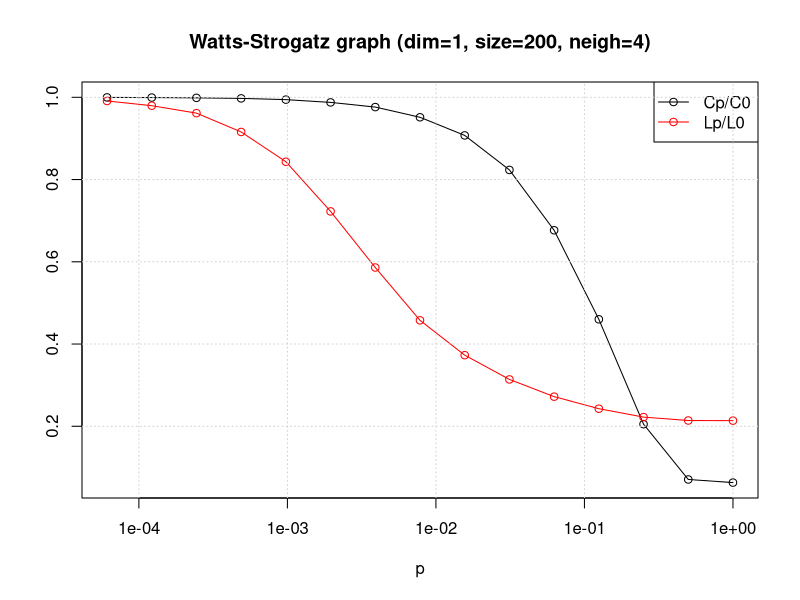

The R source for this figure:
library(igraph)

# Constants

XN = 15
R = seq(1, XN)
P = 2**-(R-1)
DIM = 1
SIZE = 200
NEI = 4
REP = 100

# Compute mean C0 using samples in C0v. Same for L0.

L0v = rep(0, REP)
C0v = rep(0, REP)

for(n in seq(REP)) {
	g0 = watts.strogatz.game(DIM, SIZE, NEI, 0)
	C0v[n] = transitivity(g0)
	L0v[n] = average.path.length(g0)
}

L0 = mean(L0v)
C0 = mean(C0v)

# Now compute L and C as p changes.

L = rep(0, XN)
C = rep(0, XN)

for(r in R) {
	Lv = rep(0, REP)
	Cv = rep(0, REP)

	# Sample REP times

	for(n in seq(REP)) {
		g = watts.strogatz.game(DIM, SIZE, NEI, P[r])
		Cp = transitivity(g)
		Cv[n] = Cp/C0
		Lp = average.path.length(g)
		Lv[n] = Lp/L0
	}
	C[r] = mean(Cv)
	L[r] = mean(Lv)
}

# Plot as pdf

pdf(file="ws.pdf")

title = sprintf("Watts-Strogatz graph (dim=%d, size=%d, neigh=%d)",
	DIM, SIZE, NEI)

plot(P, C, log='x', 
	type='o', col='black',
	xlab='p', ylab='',
	main=title)

lines(P, L, 
	type='o', col='red')

legend("topright",
	legend = c("Cp/C0", "Lp/L0"),
	col=c('black', 'red'), pch=c(1,1), lty=c(1,1))

grid()
dev.off()
